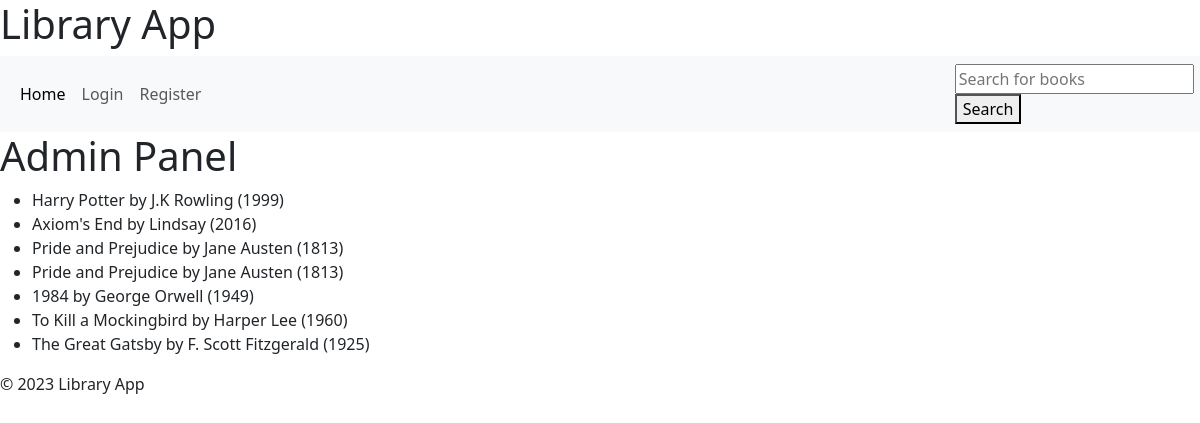
Page /admin_panel/ on the committed database.
### books/models.py (models this page shows, shortened)
class Book(models.Model):
    name = models.CharField(max_length=100)
    author = models.CharField(max_length=100)
    year_published = models.IntegerField()
    loan_type = models.IntegerField(choices=[(1, 'Type 1'), (2, 'Type 2'), (3, 'Type 3')])

### books/views.py (the view)
# urls.py: path('admin_panel/', views.admin_panel, name='admin_panel'),
def admin_panel(request):
    books = Book.objects.all()
    return render(request, 'admin_panel.html', {'books': books})

### books/templates/admin_panel.html (shortened to what this page needs)
{% extends 'base.html' %}
{% block content %}
    <h1>Admin Panel</h1>
    <ul>
        {% for book in books %}
            <li>{{ book.name }} by {{ book.author }} ({{ book.year_published }})</li>
        {% endfor %}
    </ul>
{% endblock %}

### rows in the picture
Book: name "Harry Potter", author "J.K Rowling", year_published "1999"
Book: name "Axiom's End", author "Lindsay", year_published "2016"
Book: name "Pride and Prejudice", author "Jane Austen", year_published "1813"
Book: name "Pride and Prejudice", author "Jane Austen", year_published "1813"
Book: name "1984", author "George Orwell", year_published "1949"
Book: name "To Kill a Mockingbird", author "Harper Lee", year_published "1960"
Book: name "The Great Gatsby", author "F. Scott Fitzgerald", year_published "1925"
